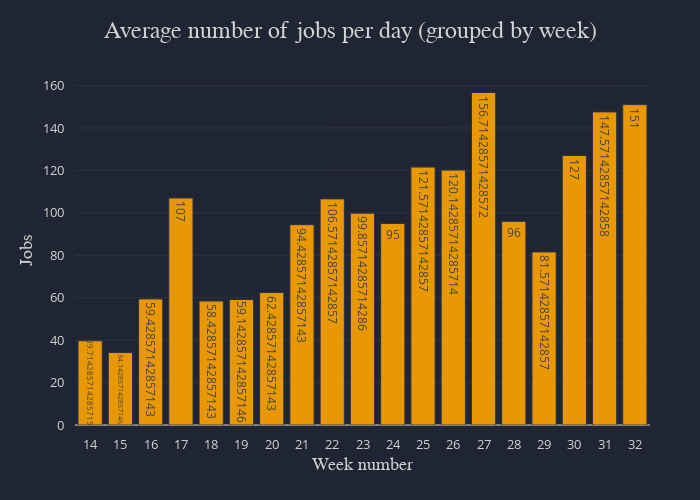

The code cell stored with this chart in its notebook:
### Markdown cell above
## Average number of jobs per day - grouped by week

### Code cell
jobs_per_week(df=df, agg='mean')

### Figure 1 — Plotly figure (JSON) as saved in the notebook; plotly's stock layout.template omitted (floating-point values rounded to 4 significant figures)
{"data": [{"marker": {"line": {"color": "#2C3347", "width": 1}, "opacity": 0.9}, "name": "week", "orientation": "v", "text": [39.71, 34.14, 59.43, 107, 58.43, 59.14, 62.43, 94.43, 106.6, 99.86, 95, 121.6, 120.1, 156.7, 96, 81.57, 127, 147.6, 151], "type": "bar", "x": ["14", "15", "16", "17", "18", "19", "20", "21", "22", "23", "24", "25", "26", "27", "28", "29", "30", "31", "32"], "y": [39.71, 34.14, 59.43, 107, 58.43, 59.14, 62.43, 94.43, 106.6, 99.86, 95, 121.6, 120.1, 156.7, 96, 81.57, 127, 147.6, 151]}], "layout": {"autosize": true, "colorway": ["orange"], "height": 500, "legend": {"bordercolor": "#202534", "borderwidth": 0, "font": {"color": "lightgrey", "family": "sans-serif", "size": 12}, "itemclick": "toggle", "itemdoubleclick": "toggleothers", "orientation": "v", "traceorder": "normal", "valign": "middle", "x": 1, "xanchor": "left", "y": 1, "yanchor": "middle"}, "margin": {"b": 75, "l": 75, "pad": 10, "r": 50, "t": 75}, "paper_bgcolor": "#202534", "plot_bgcolor": "#202534", "showlegend": false, "title": {"font": {"color": "lightgrey", "family": "sans-serif", "size": 24}, "text": "Average number of jobs per day (grouped by week)", "x": 0.5}, "width": 700, "xaxis": {"autorange": true, "color": "lightgrey", "dtick": 1, "gridcolor": "#3d4152", "gridwidth": 0.5, "separatethousands": true, "showgrid": false, "showline": false, "showticklabels": true, "tickangle": 0, "tickfont": {"color": "lightgrey", "size": 13}, "tickformat": "", "tickmode": "auto", "ticks": "", "title": {"font": {"color": "lightgrey", "family": "sans-serif", "size": 18}, "text": "Week number"}, "type": "-", "zeroline": false, "zerolinecolor": "grey"}, "yaxis": {"autorange": true, "color": "lightgrey", "dtick": 1, "gridcolor": "#3d4152", "gridwidth": 0.5, "separatethousands": true, "showgrid": true, "showline": false, "showticklabels": true, "tickangle": 0, "tickfont": {"color": "lightgrey", "size": 13}, "tickformat": "", "tickmode": "auto", "ticks": "", "title": {"font": {"color": "lightgrey", "family": "sans-serif", "size": 18}, "text": "Jobs"}, "type": "-", "zeroline": true, "zerolinecolor": "grey"}}}
